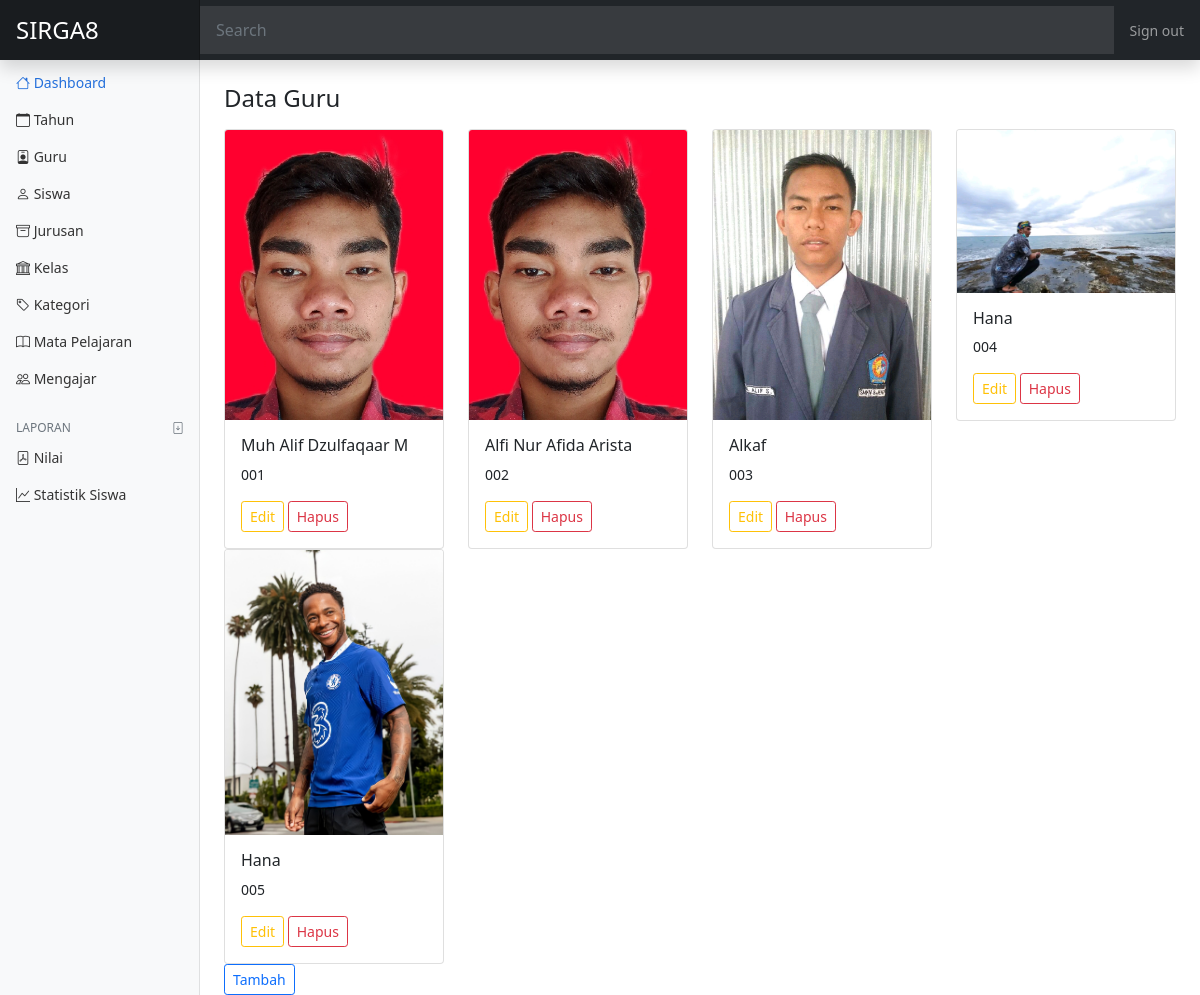
Screenshot of /admin/index.php?halaman=guru with the database file from the repository.
### tables this page shows
CREATE TABLE `guru` (
  `id_guru` int(11) NOT NULL,
  `induk_guru` varchar(20) NOT NULL,
  `password_guru` varchar(50) NOT NULL,
  `nama_guru` varchar(100) NOT NULL,
  `kelamin_guru` enum('Laki Laki','Perempuan') NOT NULL,
  `foto_guru` varchar(50) NOT NULL,
  `alamat_guru` varchar(200) NOT NULL
);

### admin/guru.php (the view)
<?php
$guru = array();
$ambil = $koneksi->query("SELECT * FROM guru");
while($tiap  = $ambil->fetch_assoc())
{
    $guru[] = $tiap;
}
?>
<h4 class="font-weight-normal mb-3">Data Guru</h4>
<div class="row">
    <?php foreach ($guru as $key => $value): ?>
    <div class="col-3">
        <div class="card">
            <img src="../assets/guru/<?php echo $value['foto_guru'] ?>" alt="" class="card-img-top">
            <div class="card-body">
                <h6 class="card-title"><?php echo $value['nama_guru']?></h6>
                <p><?php echo $value['induk_guru']?></p>
                <a href="" class="btn btn-outline-warning btn-sm">Edit</a>
                <a href="" class="btn btn-outline-danger btn-sm">Hapus</a>
            </div>
        </div>
    </div>
    <?php endforeach ?>
</div>
<a href="index.php?halaman=guru_tambah" class="btn btn-outline-primary btn-sm">Tambah</a>

### admin/index.php (shortened to what this page needs)
<?php
include '../config/koneksi.php';
?>
<!doctype html>
<html lang="en">
  <head>
    <link href="https://cdn.jsdelivr.net/npm/bootstrap@5.1.3/dist/css/bootstrap.min.css" rel="stylesheet">
    <link rel="stylesheet" href="https://cdn.jsdelivr.net/npm/bootstrap-icons@1.11.3/font/bootstrap-icons.min.css">
    <link href="css/dashboard.css" rel="stylesheet">
  </head>
  <body>
<header class="navbar navbar-dark sticky-top bg-dark flex-md-nowrap p-0 shadow">
<a class="navbar-brand col-md-3 col-lg-2 me-0 px-3" href="#" style="font-size: 24px;">SIRGA8</a>
  <input class="form-control form-control-dark w-100" type="text" placeholder="Search" aria-label="Search">
  <div class="navbar-nav">
    <div class="nav-item text-nowrap">
      <a class="nav-link px-3" href="#">Sign out</a>
    </div>
  </div>
</header>
<div class="container-fluid">
  <div class="row">
    <nav id="sidebarMenu" class="col-md-3 col-lg-2 d-md-block bg-light sidebar collapse">
      <div class="position-sticky pt-3">
        <ul class="nav flex-column">
          <li class="nav-item">
            <a class="nav-link active" aria-current="page" href="index.php">
                <i class="bi bi-house"></i>
                        Dashboard
            </a>
          </li>
          <li class="nav-item">
            <a class="nav-link" href="index.php?halaman=tahun">
            <i class="bi bi-calendar"></i>
                        Tahun
            </a>
          </li>
          <li class="nav-item">
            <a class="nav-link" href="index.php?halaman=guru">
            <i class="bi bi-person-badge"></i>
                        Guru
            </a>
          </li>
          <li class="nav-item">
            <a class="nav-link" href="index.php?halaman=siswa">
            <i class="bi bi-person"></i>
                        Siswa
            </a>
          </li>
          <li class="nav-item">
            <a class="nav-link" href="index.php?halaman=jurusan">
            <i class="bi bi-archive"></i>
                        Jurusan
            </a>
          </li>
          <li class="nav-item">
            <a class="nav-link" href="index.php?halaman=kelas">
            <i class="bi bi-bank"></i>
                        Kelas
            </a>
            <li class="nav-item">
            <a class="nav-link" href="index.php?halaman=kategori">
                <i class="bi bi-tag"></i>
                        Kategori
            </a>
          </li>
          </li>
          <li class="nav-item">
            <a class="nav-link" href="index.php?halaman=mapel">
                <i class="bi bi-book"></i>
                        Mata Pelajaran
            </a>
          </li>
          <li class="nav-item">
            <a class="nav-link" href="index.php?halaman=mengajar">
            <i class="bi bi-people"></i>
                        Mengajar
            </a>
          </li>
        </ul>
        <h6 class="sidebar-heading d-flex justify-content-between align-items-center px-3 mt-4 mb-1 text-muted">
          <span>Laporan</span>
          <a class="link-secondary" href="#" aria-label="Add a new report">
            <i class="bi bi-file-arrow-down"></i>
          </a>
        </h6>
        <ul class="nav flex-column mb-2">
          <li class="nav-item">
            <a class="nav-link" href="index.php?halaman=laporan_nilai">
            <i class="bi bi-file-pdf"></i>
                        Nilai
            </a>
          </li>
          <li class="nav-item">
            <a class="nav-link" href="index.php?halaman=laporan_siswa">
            <i class="bi bi-graph-up"></i>
                        Statistik Siswa
            </a>
          </li>
        </ul>
      </div>
    </nav>
    <main class="col-md-9 ms-sm-auto col-lg-10 px-md-4 pt-4">
      <?php
        if(isset($_GET['halaman']))
        {
          if($_GET['halaman']=="tahun")
          {
            include"tahun.php";
          }
            elseif($_GET['halaman']=="guru")
          {
            include"guru.php";
          }
          elseif($_GET['halaman']=="guru_tambah")
          {
            include"guru_tambah.php";
          }
          elseif($_GET['halaman']=="mengajar")
          {
            include"mengajar.php";
          }
          elseif($_GET['halaman']=="siswa")
          {
            include"siswa.php";
          }
          elseif($_GET['halaman']=="jurusan")
          {
            include"jurusan.php";
          }
          elseif($_GET['halaman']=="kelas")
          {
            include"kelas.php";
          }
          elseif($_GET['halaman']=="mapel")
          {
            include"mapel.php";
          }
          elseif($_GET['halaman']=="laporan_nilai")
          {
            include"laporan_nilai.php";
          }
          elseif($_GET['halaman']=="laporan_siswa")
          {
            include"laporan_siswa.php";
          }
          elseif($_GET['halaman']=="kategori")
          {
            include"kategori.php";
          }
          elseif($_GET['halaman']=="siswakelas")
          {
            include"siswakelas.php";
          }
        }
        else
        {
          include 'dashboard.php';
        }
      ?>
    </main>
  </div>
</div>
  </body>
</html>

### admin/css/dashboard.css (style rules this page uses)
body { font-size: .875rem; }
.sidebar { position: fixed; top: 0; bottom: 0; left: 0; z-index: 100; padding: 48px 0 0; box-shadow: inset -1px 0 0 rgba(0, 0, 0, .1); }
.sidebar .nav-link { font-weight: 500; color: #333; }
.sidebar .nav-link.active { color: #2470dc; }
.sidebar-heading { font-size: .75rem; text-transform: uppercase; }
.navbar-brand { padding-top: .75rem; padding-bottom: .75rem; font-size: 1rem; background-color: rgba(0, 0, 0, .25); box-shadow: inset -1px 0 0 rgba(0, 0, 0, .25); }
.navbar .form-control { padding: .75rem 1rem; border-width: 0; border-radius: 0; }
.form-control-dark { color: #fff; background-color: rgba(255, 255, 255, .1); border-color: rgba(255, 255, 255, .1); }

### rows the page displays
guru: foto_guru (picture), nama_guru "Muh Alif Dzulfaqaar M", induk_guru "001"
guru: foto_guru (picture), nama_guru "Alfi Nur Afida Arista", induk_guru "002"
guru: foto_guru (picture), nama_guru "Alkaf", induk_guru "003"
guru: foto_guru (picture), nama_guru "Hana", induk_guru "004"
guru: foto_guru (picture), nama_guru "Hana", induk_guru "005"
